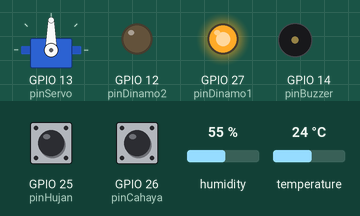
Simulated run of this sketch. Board: ESP32. Shown: servo, output pins drawn as LEDs (lit = HIGH), buzzer (waves = sounding, pin HIGH). Dashed ring = blinking. The inputs (shaded band) are chosen by the test bench; at power-on: GPIO 25 (pinHujan) HIGH, GPIO 26 (pinCahaya) LOW, humidity 55 %, temperature 24 °C. WiFi joins after 1.5 s; servers stay silent unless stated; random numbers use the default seed unless the sketch sets one; no MQTT or app messages arrive unless stated; what the sketch prints to the serial monitor is not drawn.

Above: at 3.7 s.
3.8 s: GPIO 25 (pinHujan) driven LOW
At 5.8 s:
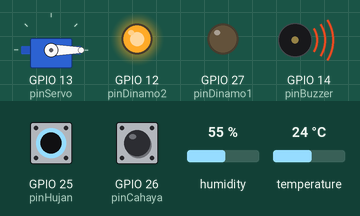
10.3 s: GPIO 25 (pinHujan) driven HIGH
At 16.4 s:
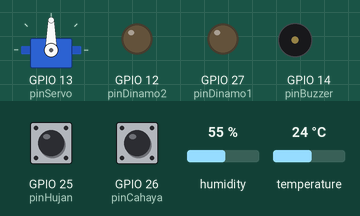
16.8 s: GPIO 26 (pinCahaya) driven HIGH
At 18.2 s:
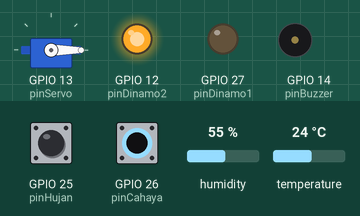
20.3 s: GPIO 26 (pinCahaya) pulsed LOW 5 times (0.12 s each, 0.3 s apart)
At 21.04 s:
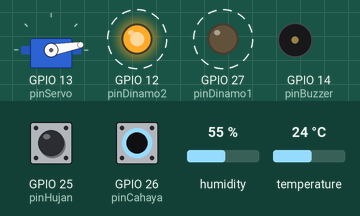
23.8 s: GPIO 25 (pinHujan) pulsed LOW 5 times (0.12 s each, 0.3 s apart)
At 26.9 s:
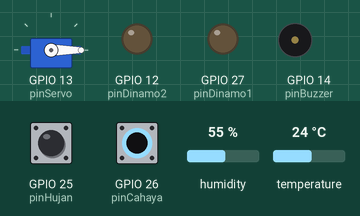
Timing chart, 0 to 28.3 s (numbered marks = the images above; inputs shaded):
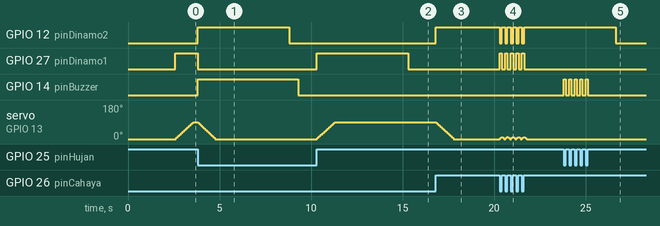

Measured:
- after the input at 3.8 s, GPIO 12 (pinDinamo2): LOW → HIGH at once, → LOW 5.0 s later; GPIO 14 (pinBuzzer): LOW → HIGH at once, → LOW 5.5 s later; servo on GPIO 13 (pinServo): moves from 90° to 0° over 0.95 s, starting at once
- after the input at 10.3 s, GPIO 27 (pinDinamo1): LOW → HIGH at once, → LOW 5.0 s later; servo on GPIO 13 (pinServo): moves from 0° to 90° over 1.0 s, starting at once
- after the input at 16.8 s, GPIO 12 (pinDinamo2): LOW → HIGH at once; servo on GPIO 13 (pinServo): moves from 90° to 0° over 0.98 s, starting at once
- after the input at 23.8 s, GPIO 14 (pinBuzzer): alternates HIGH for 0.12 s and LOW for 0.18 s, 10 changes in all, then stays LOW, starting at once

The sketch:

esp32_websocket.ino
```cpp
#include <WiFi.h>
#include <PubSubClient.h>
#include <ArduinoJson.h>
#include <ESP32Servo.h>
#include <DHT.h>

// ===== WiFi Configuration =====
const char* ssid = "Afiqa 08";
const char* password = "Naufal03";

// ===== MQTT Configuration =====
const char* mqtt_server = "broker.hivemq.com";
const char* mqtt_topic_data = "jemuran_otomatis/sensor/data";
const char* mqtt_topic_command = "jemuran_otomatis/sensor/command";
const char* device_id = "JEMURAN_001";

WiFiClient espClient;
PubSubClient client(espClient);

// ===== Pin Configuration =====
const int pinServo = 13;
const int pinHujan = 25;    // Sensor Hujan (LOW = Hujan)
const int pinCahaya = 26;   // Sensor Cahaya (HIGH = Gelap)
const int pinDHT = 4;       // Pin DHT11
const int pinBuzzer = 14;   // Pin Buzzer

// --- PIN DINAMO (L298N) ---
const int pinDinamo1 = 27;  // Masuk ke IN1 L298N
const int pinDinamo2 = 12;  // Masuk ke IN2 L298N

// ===== DHT Configuration =====
#define DHTTYPE DHT11
DHT dht(pinDHT, DHTTYPE);

// ===== Servo Object & Posisi =====
Servo atapServo;
// MODIFIKASI: Mengubah batas maksimal menjadi 90 derajat
const int POSISI_TERTUTUP = 0;   // 0 Derajat (Tutup)
const int POSISI_TERBUKA = 90;   // 90 Derajat (Buka Maksimal)

// ===== Variables =====
int currentServoPosition = 0;
int targetServoPosition = 0;
bool isAutoMode = true;
bool atapTerbuka = false;
bool isBuzzerActive = false;

// --- VARIABLES DINAMO ---
unsigned long dinamoStartTime = 0;
bool isDinamoMoving = false;
const long dinamoDuration = 5000; // Durasi dinamo berputar (5 Detik)
String dinamoStatus = "STOP";     // Status: MAJU, MUNDUR, STOP

// Non-blocking servo movement
bool isServoMoving = false;
unsigned long lastServoMoveTime = 0;
const int SERVO_STEP = 2;
const int SERVO_DELAY = 15;

// Sensor readings
int statusHujan = HIGH;    // HIGH = Tidak Hujan, LOW = Hujan
int statusCahaya = LOW;    // LOW = Terang, HIGH = Gelap
float suhu = 0.0;
float kelembaban = 0.0;

// === VARIABEL FUZZY LOGIC ===
float uSuhuDingin = 0.0;
float uSuhuPanas = 0.0;
float uLembabKering = 0.0;
float uLembabBasah = 0.0;

// Status strings
String fuzzyStatusCondition = "Menunggu...";
String currentRoofStatus = "TERTUTUP";

// Counter & Timing
int counter = 0;
unsigned long previousMillis = 0;
const long interval = 500;
unsigned long lastDHTReadTime = 0;
const long intervalDHT = 2000;

// Change detection
int prevStatusHujan = HIGH;
int prevStatusCahaya = LOW;
bool sensorChanged = false;

void setup() {
  Serial.begin(115200);
  delay(1000); // Jeda aman boot

  Serial.println("\n======================================");
  Serial.println(" JEMURAN LENGKAP (SERVO 90 + DINAMO) ");
  Serial.println("======================================");

  pinMode(pinHujan, INPUT);
  pinMode(pinCahaya, INPUT);
  pinMode(pinBuzzer, OUTPUT);
  digitalWrite(pinBuzzer, LOW);

  pinMode(pinDinamo1, OUTPUT);
  pinMode(pinDinamo2, OUTPUT);
  stopDinamo();

  dht.begin();

  // ESP32PWM::allocateTimer(0); // Optional tergantung library version

  atapServo.setPeriodHertz(50);
  atapServo.attach(pinServo);

  // Set posisi awal tertutup (0)
  atapServo.write(POSISI_TERTUTUP);
  currentServoPosition = POSISI_TERTUTUP;
  targetServoPosition = POSISI_TERTUTUP;

  setup_wifi();

  client.setBufferSize(1024);
  client.setServer(mqtt_server, 1883);
  client.setCallback(mqttCallback);
}

void loop() {
  if (!client.connected()) {
    reconnect();
  }
  client.loop();

  // Update pergerakan motor (Non-blocking)
  updateServoMovement();
  updateDinamoStop();

  // Baca Sensor
  readSensors();

  unsigned long currentMillis = millis();

  // Update Logic Utama
  if (currentMillis - previousMillis >= interval || sensorChanged || isServoMoving || isDinamoMoving) {
    previousMillis = currentMillis;
    sensorChanged = false;

    // 1. Jalankan Logika Fuzzy (Otomatisasi)
    processFuzzyLogic();

    // 2. KONTROL BUZZER (MODIFIKASI UTAMA)
    // Syarat Buzzer Bunyi: Ada Hujan DAN (Servo Sedang Gerak ATAU Dinamo Sedang Gerak)
    // Jika motor berhenti, buzzer mati.
    if (statusHujan == LOW && (isServoMoving || isDinamoMoving)) {
      digitalWrite(pinBuzzer, HIGH);
      isBuzzerActive = true;
    } else {
      digitalWrite(pinBuzzer, LOW);
      isBuzzerActive = false;
    }

    printToSerial();
    sendSensorDataMQTT();
  }

  // Mencegah WDT Reset
  delay(1);
}

// ==========================================
//          KONTROL DINAMO (L298N)
// ==========================================

void gerakDinamoKeluar() {
  if (dinamoStatus != "MAJU") {
    Serial.println(">>> DINAMO: Bergerak MAJU (Keluar)...");
    digitalWrite(pinDinamo1, HIGH);
    digitalWrite(pinDinamo2, LOW);

    dinamoStatus = "MAJU";
    isDinamoMoving = true;
    dinamoStartTime = millis();
  }
}

void gerakDinamoMasuk() {
  if (dinamoStatus != "MUNDUR") {
    Serial.println(">>> DINAMO: Bergerak MUNDUR (Masuk)...");
    digitalWrite(pinDinamo1, LOW);
    digitalWrite(pinDinamo2, HIGH);

    dinamoStatus = "MUNDUR";
    isDinamoMoving = true;
    dinamoStartTime = millis();
  }
}

void stopDinamo() {
  digitalWrite(pinDinamo1, LOW);
  digitalWrite(pinDinamo2, LOW);
  isDinamoMoving = false;
  dinamoStatus = "STOP";
}

void updateDinamoStop() {
  if (isDinamoMoving) {
    // Cek apakah durasi sudah habis
    if (millis() - dinamoStartTime >= dinamoDuration) {
      stopDinamo();
      Serial.println(">>> DINAMO: Berhenti (Timer Selesai).");
    }
  }
}

// ==========================================
//          BAGIAN UTAMA LOGIKA FUZZY
// ==========================================

void fuzzifikasi() {
  // Fuzzifikasi SUHU
  if (suhu <= 26) {
    uSuhuDingin = 1.0; uSuhuPanas = 0.0;
  } else if (suhu >= 32) {
    uSuhuDingin = 0.0; uSuhuPanas = 1.0;
  } else {
    uSuhuDingin = (32.0 - suhu) / (32.0 - 26.0);
    uSuhuPanas = (suhu - 26.0) / (32.0 - 26.0);
  }

  // Fuzzifikasi KELEMBABAN
  if (kelembaban <= 50) {
    uLembabKering = 1.0; uLembabBasah = 0.0;
  } else if (kelembaban >= 70) {
    uLembabKering = 0.0; uLembabBasah = 1.0;
  } else {
    uLembabKering = (70.0 - kelembaban) / (70.0 - 50.0);
    uLembabBasah = (kelembaban - 50.0) / (70.0 - 50.0);
  }
}

void processFuzzyLogic() {
  fuzzifikasi();

  int keputusan = POSISI_TERTUTUP;
  String keterangan = "Menunggu...";

  // Rule Base Prioritas (Hard Rules)
  if (statusHujan == LOW) {
    keputusan = POSISI_TERTUTUP;
    keterangan = "Ada Hujan";
  }
  else if (statusCahaya == HIGH) {
    keputusan = POSISI_TERTUTUP;
    keterangan = "Sudah Malam";
  }
  else {
    // Fuzzy Inference (Tsukamoto / Sugeno Simple)
    float r13 = min(uSuhuDingin, uLembabBasah);
    float r14 = min(uSuhuDingin, uLembabKering);
    float r15 = min(uSuhuPanas, uLembabBasah);
    float r16 = min(uSuhuPanas, uLembabKering);

    float maxVal = r13;
    int ruleDominan = 13;
    if (r14 > maxVal) { maxVal = r14; ruleDominan = 14; }
    if (r15 > maxVal) { maxVal = r15; ruleDominan = 15; }
    if (r16 > maxVal) { maxVal = r16; ruleDominan = 16; }

    keputusan = POSISI_TERBUKA; // Default buka jika kondisi aman
    switch (ruleDominan) {
      case 13: keterangan = "Angin-Anginkan"; break;
      case 14: keterangan = "Sejuk Cerah"; break;
      case 15: keterangan = "Terik Lembab"; break;
      case 16: keterangan = "Sangat Optimal"; break;
    }
  }

  fuzzyStatusCondition = keterangan;

  // Eksekusi Gerakan (Serentak Servo & Dinamo)
  if (isAutoMode) {
    if (keputusan == POSISI_TERBUKA && !atapTerbuka) {
      // Panggil keduanya agar jalan serentak
      bukaAtap();
      gerakDinamoKeluar();
    }
    else if (keputusan == POSISI_TERTUTUP && atapTerbuka) {
      // Panggil keduanya agar jalan serentak
      tutupAtap();
      gerakDinamoMasuk();
    }
  }
}

// ==========================================
//        FUNGSI PENDUKUNG & SERIAL
// ==========================================

void printToSerial() {
  Serial.print("[SENSOR] ");
  Serial.print("Hujan: ");
  Serial.print((statusHujan == LOW) ? "YA (Basah)" : "TIDAK (Kering)");

  Serial.print(" | Cahaya: ");
  Serial.print((statusCahaya == HIGH) ? "GELAP" : "TERANG");

  Serial.print(" | Temp: ");
  Serial.print(suhu, 1);
  Serial.print("C");

  Serial.print(" | Hum: ");
  Serial.print(kelembaban, 0);
  Serial.print("%");

  Serial.print(" || [STATUS] ");
  Serial.print("Dinamo: "); Serial.print(dinamoStatus);
  Serial.print(" | Atap: "); Serial.print(currentRoofStatus);
  Serial.print(" | Buzzer: "); Serial.println(isBuzzerActive ? "ON" : "OFF");
}

void updateServoMovement() {
  if (!isServoMoving) return;
  unsigned long currentMillis = millis();
  if (currentMillis - lastServoMoveTime < SERVO_DELAY) return;
  lastServoMoveTime = currentMillis;

  if (currentServoPosition < targetServoPosition) {
    currentServoPosition += SERVO_STEP;
    if (currentServoPosition >= targetServoPosition) currentServoPosition = targetServoPosition;
  } else if (currentServoPosition > targetServoPosition) {
    currentServoPosition -= SERVO_STEP;
    if (currentServoPosition <= targetServoPosition) currentServoPosition = targetServoPosition;
  }

  // Jika target tercapai, set moving false
  if (currentServoPosition == targetServoPosition) {
    isServoMoving = false;
  }

  atapServo.write(currentServoPosition);

  // Update status string
  // Karena batas atas 90, kita anggap terbuka jika > 10 derajat
  atapTerbuka = (currentServoPosition > 10);
  currentRoofStatus = atapTerbuka ? "TERBUKA" : "TERTUTUP";
}

void readSensors() {
  unsigned long currentMillis = millis();
  int newH = digitalRead(pinHujan);
  int newC = digitalRead(pinCahaya);

  if (newH != prevStatusHujan || newC != prevStatusCahaya) {
    sensorChanged = true; prevStatusHujan = newH; prevStatusCahaya = newC;
  }
  statusHujan = newH;
  statusCahaya = newC;

  if (currentMillis - lastDHTReadTime >= intervalDHT) {
    lastDHTReadTime = currentMillis;
    float t = dht.readTemperature();
    float h = dht.readHumidity();
    if (!isnan(t)) suhu = t;
    if (!isnan(h)) kelembaban = h;
  }
}

// Fungsi pembantu set target
void bukaAtap() {
  targetServoPosition = POSISI_TERBUKA; // 90
  isServoMoving = true;
}

void tutupAtap() {
  targetServoPosition = POSISI_TERTUTUP; // 0
  isServoMoving = true;
}

void mqttCallback(char* topic, byte* payload, unsigned int length) {
  String msg = ""; for (unsigned int i = 0; i < length; i++) msg += (char)payload[i];

  StaticJsonDocument<200> doc; deserializeJson(doc, msg);

  const char* cmd = doc["command"];
  if (cmd != nullptr) {
    if (strcmp(cmd, "setMode") == 0) {
      const char* m = doc["mode"];
      if (strcmp(m, "auto") == 0) isAutoMode = true;
      else if (strcmp(m, "manual") == 0) isAutoMode = false;
      sendSensorDataMQTT();
    }
    // Manual Control
    else if (strcmp(cmd, "setServo") == 0 && !isAutoMode) {
      const char* act = doc["action"];
      if (strcmp(act, "open") == 0) { bukaAtap(); }
      else if (strcmp(act, "close") == 0) { tutupAtap(); }

      if (doc.containsKey("position")) {
        int pos = doc["position"];
        targetServoPosition = constrain(pos, 0, 90); // Limit manual juga 0-90
        isServoMoving = true;
      }
    }
    else if (strcmp(cmd, "setDinamo") == 0 && !isAutoMode) {
      const char* act = doc["action"];
      if (strcmp(act, "maju") == 0) { gerakDinamoKeluar(); }
      else if (strcmp(act, "mundur") == 0) { gerakDinamoMasuk(); }
      else if (strcmp(act, "stop") == 0) { stopDinamo(); }
    }
  }
}

void setup_wifi() {
  delay(10); WiFi.begin(ssid, password);
  int retry = 0;
  while (WiFi.status() != WL_CONNECTED) {
    delay(500);
    retry++;
    if(retry > 20) break;
  }
}

void reconnect() {
  if (!client.connected()) {
    String id = "ESP32-" + String(random(0xffff), HEX);
    if (client.connect(id.c_str())) client.subscribe(mqtt_topic_command);
  }
}

void sendSensorDataMQTT() {
  StaticJsonDocument<512> doc;
  doc["device_id"] = device_id;
  doc["timestamp"] = millis();
  doc["mode"] = isAutoMode ? "auto" : "manual";
  doc["isRaining"] = (statusHujan == LOW);
  doc["isDark"] = (statusCahaya == HIGH);
  doc["temperature"] = suhu;
  doc["humidity"] = kelembaban;
  doc["fuzzy_cond"] = fuzzyStatusCondition;

  doc["isBuzzerOn"] = isBuzzerActive;
  doc["servoPosition"] = currentServoPosition;
  doc["dinamoStatus"] = dinamoStatus;

  String jsonString;
  serializeJson(doc, jsonString);
  client.publish(mqtt_topic_data, jsonString.c_str(), false);
}
```
